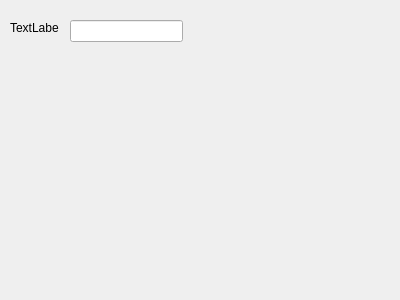
<?xml version="1.0" encoding="UTF-8"?>
<ui version="4.0">
 <class>studentswindow</class>
 <widget class="QDialog" name="studentswindow">
  <property name="geometry">
   <rect>
    <x>0</x>
    <y>0</y>
    <width>400</width>
    <height>300</height>
   </rect>
  </property>
  <property name="windowTitle">
   <string>Dialog</string>
  </property>
  <widget class="QLineEdit" name="lineEdit">
   <property name="geometry">
    <rect>
     <x>70</x>
     <y>20</y>
     <width>113</width>
     <height>22</height>
    </rect>
   </property>
  </widget>
  <widget class="QLabel" name="label">
   <property name="geometry">
    <rect>
     <x>10</x>
     <y>20</y>
     <width>49</width>
     <height>16</height>
    </rect>
   </property>
   <property name="text">
    <string>TextLabel</string>
   </property>
  </widget>
 </widget>
 <resources/>
 <connections/>
</ui>
